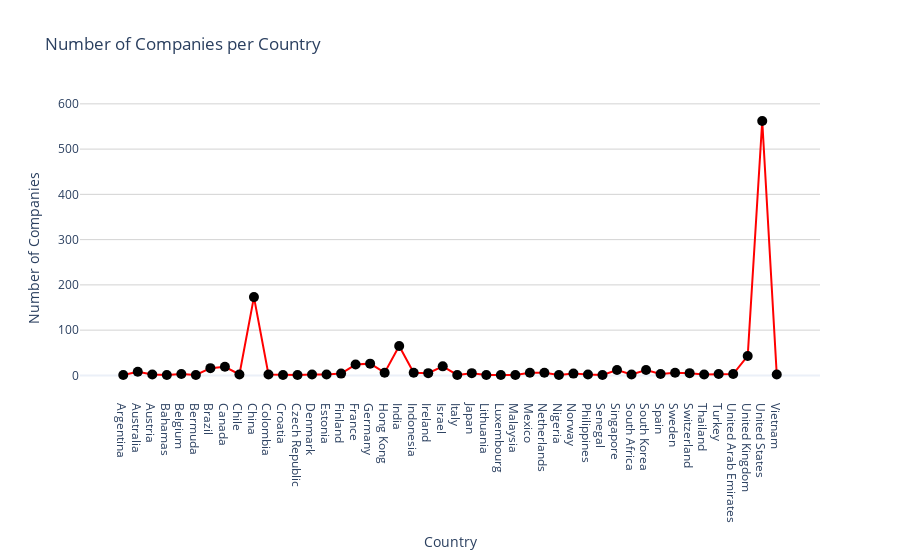

The cell this chart's notebook holds for it:
### Markdown cell above
### Ottobock Healthcare is the oldest company to be listed

### Code cell
country_counts = df['Country'].value_counts().sort_index()

fig = go.Figure(data=go.Scatter(
    x=country_counts.index,
    y=country_counts.values,
    mode='lines+markers',
    line=dict(color='red', width=2),
    marker=dict(color='black', size=10),
))

fig.update_layout(
    title='Number of Companies per Country',
    xaxis=dict(title='Country', showgrid=False),
    yaxis=dict(title='Number of Companies', showgrid=True, gridwidth=1, gridcolor='lightgray'),
    template='plotly_white',
    showlegend=False,
)

fig.show()

### Figure 1 — Plotly figure (JSON) as saved in the notebook; plotly's stock layout.template omitted (floating-point values rounded to 4 significant figures)
{"data": [{"line": {"color": "red", "width": 2}, "marker": {"color": "black", "size": 10}, "mode": "lines+markers", "type": "scatter", "x": ["Argentina", "Australia", "Austria", "Bahamas", "Belgium", "Bermuda", "Brazil", "Canada", "Chile", "China", "Colombia", "Croatia", "Czech Republic", "Denmark", "Estonia", "Finland", "France", "Germany", "Hong Kong", "India", "Indonesia", "Ireland", "Israel", "Italy", "Japan", "Lithuania", "Luxembourg", "Malaysia", "Mexico", "Netherlands", "Nigeria", "Norway", "Philippines", "Senegal", "Singapore", "South Africa", "South Korea", "Spain", "Sweden", "Switzerland", "Thailand", "Turkey", "United Arab Emirates", "United Kingdom", "United States", "Vietnam"], "y": [1, 8, 2, 1, 3, 1, 16, 19, 2, 173, 2, 1, 1, 2, 2, 4, 24, 26, 6, 65, 6, 5, 20, 1, 5, 1, 1, 1, 6, 6, 1, 4, 2, 1, 12, 2, 12, 3, 6, 5, 2, 3, 3, 43, 562, 2]}], "layout": {"showlegend": false, "title": {"text": "Number of Companies per Country"}, "xaxis": {"showgrid": false, "title": {"text": "Country"}}, "yaxis": {"gridcolor": "lightgray", "gridwidth": 1, "showgrid": true, "title": {"text": "Number of Companies"}}}}
